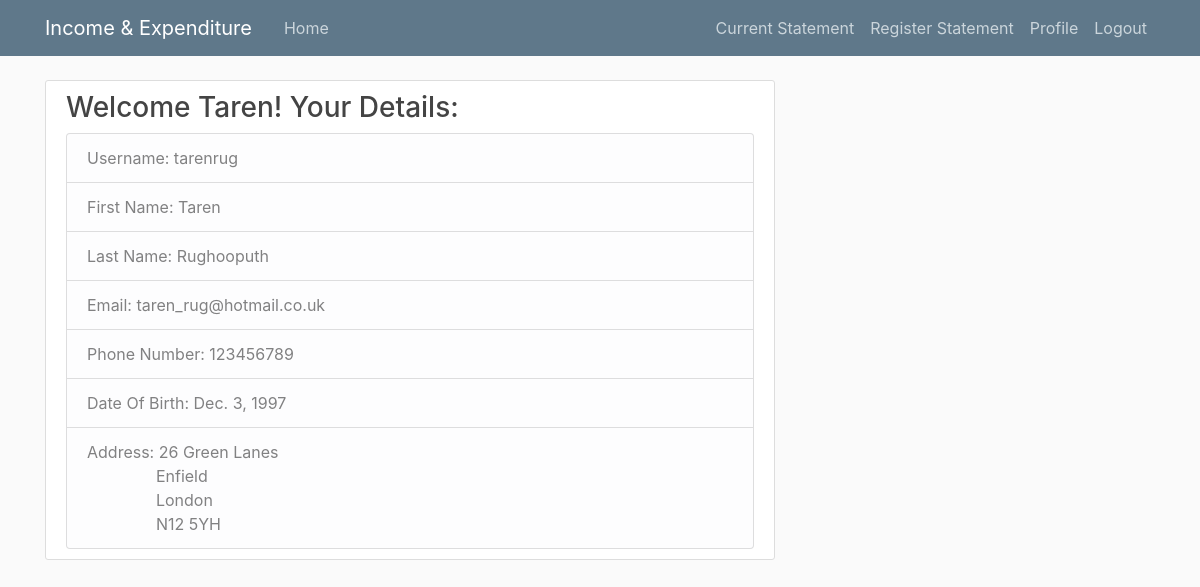
The page /users/profile/ (signed in) on the database its author committed.
### users/models.py (models this page shows, shortened)
class MyUserProfile(models.Model):
    first_name = models.CharField(max_length=100)
    last_name = models.CharField(max_length=100)
    email = models.EmailField()
    phone_number = models.CharField(max_length=14)
    date_of_birth = models.DateField()
    address_line_1 = models.CharField(max_length=100)
    address_line_2 = models.CharField(max_length=100)
    city = models.CharField(max_length=100)
    postcode = models.CharField(max_length=10)
    username = models.CharField(max_length=100)
    author = models.ForeignKey(User,on_delete=models.CASCADE)

### users/views.py (the view)
# urls.py: path('profile/', views.profile, name='profile')
@login_required
def profile(request):
    user = request.user
    username = MyUserProfile.objects.filter(username=user).first().username
    first_name = MyUserProfile.objects.filter(username=user).first().first_name
    last_name = MyUserProfile.objects.filter(username=user).first().last_name
    email = MyUserProfile.objects.filter(username=user).first().email
    phone_number = MyUserProfile.objects.filter(username=user).first().phone_number
    date_of_birth = MyUserProfile.objects.filter(username=user).first().date_of_birth
    address_line_1 = MyUserProfile.objects.filter(username=user).first().address_line_1
    address_line_2 = MyUserProfile.objects.filter(username=user).first().address_line_2
    city = MyUserProfile.objects.filter(username=user).first().city
    postcode = MyUserProfile.objects.filter(username=user).first().postcode
    context={
        'username': username,
        'first_name': first_name,
        'last_name': last_name,
        'email': email,
        'phone_number': phone_number,
        'date_of_birth': date_of_birth,
        'address_line_1': address_line_1,
        'address_line_2': address_line_2,
        'city': city,
        'postcode': postcode
    }
    return render(request, 'users/profile.html',context)

### users/templates/users/profile.html (shortened to what this page needs)
{% extends "frontend/base.html" %}
{% load crispy_forms_tags %}
{% block content %}
        {% if user.is_authenticated %}
        <div class="content-section">
                <h3>Welcome {{first_name}}! Your Details:</h3>
                <ul class="list-group">
                    <li class="list-group-item list-group-item-light">Username: {{username}}</li>
                    <li class="list-group-item list-group-item-light">First Name: {{first_name}}</li>
                    <li class="list-group-item list-group-item-light">Last Name: {{last_name}}</li>
                    <li class="list-group-item list-group-item-light">Email: {{email}}</li>
                    <li class="list-group-item list-group-item-light">Phone Number: {{phone_number}}</li>
                    <li class="list-group-item list-group-item-light">Date Of Birth: {{date_of_birth}}</li>
                    <li class="list-group-item list-group-item-light">
                        Address: {{address_line_1}}
                        <br> &emsp; &emsp; &emsp; &thinsp; {{address_line_2}}
                        <br> &emsp; &emsp; &emsp; &thinsp; {{city}}
                        <br> &emsp; &emsp; &emsp; &thinsp; {{postcode}}
                    </li>
                </ul>
        {% endif %}
    </div>
{% endblock content %}

### frontend/static/frontend/main.css (style rules this page uses)
body { background: #fafafa; color: #333333; margin-top: 5rem; }
h1, h2, h3, h4, h5, h6 { color: #444444; }
ul { margin: 0; }
.content-section { background: #ffffff; padding: 10px 20px; border: 1px solid #dddddd; border-radius: 3px; margin-bottom: 20px; }

### rows shown on the page
MyUserProfile: first_name "Taren", username "tarenrug", last_name "Rughooputh", email "taren_rug@hotmail.co.uk", phone_number "123456789", date_of_birth "Dec. 3, 1997", address_line_1 "26 Green Lanes", address_line_2 "Enfield", city "London", postcode "N12 5YH"
